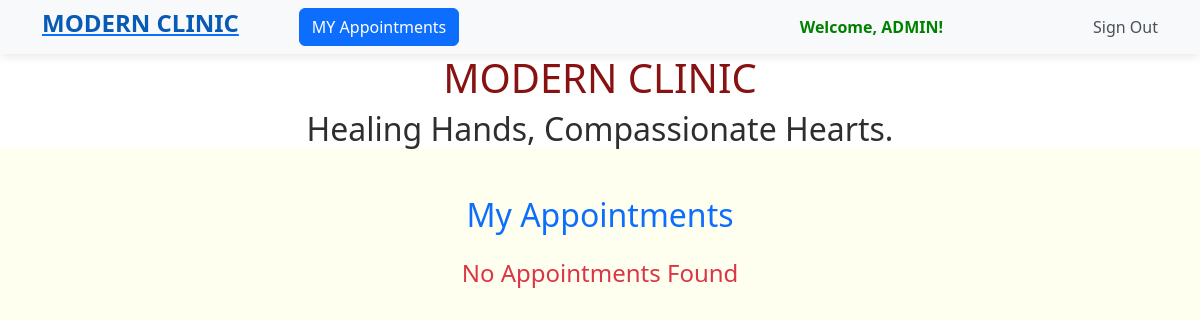
/my_appointments/ (signed in), run on an earlier commit of the app's database.
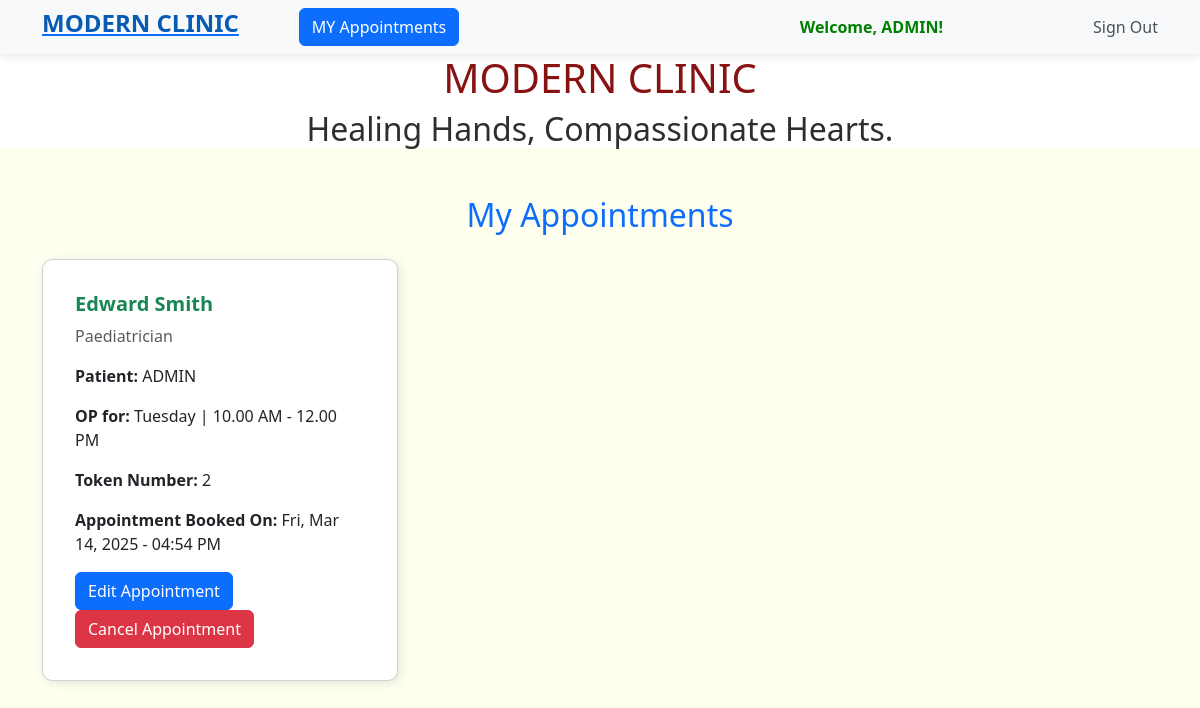
And on a later commit of the database.
### booking/models.py (models this page shows, shortened)
class Appointment(models.Model):
    user = models.ForeignKey(User,on_delete=models.CASCADE)
    contact_no = models.PositiveIntegerField(null=True)
    doctor = models.ForeignKey(TeamofDoctors,on_delete=models.CASCADE)
    token = models.OneToOneField(Token,on_delete=models.CASCADE)
    booking_datetime = models.DateTimeField(default=timezone.now)

class TeamofDoctors(models.Model):
    name = models.CharField(max_length=50,null=True,blank=True)
    specialization = models.CharField(max_length=50,null=True,blank=True)
    op_date = models.CharField(max_length=250,null=True,blank=True)

class Token(models.Model):
    doctor = models.ForeignKey(TeamofDoctors,on_delete=models.CASCADE)
    token_number = models.PositiveIntegerField()
    is_booked = models.BooleanField(default=False)

### booking/views.py (the view)
# urls.py: path('my_appointments/',views.view_appointments,name="my_appointments"),
@login_required
def view_appointments(request):
    appointments = Appointment.objects.filter(user=request.user)
    return render(request,"booking/my_appointments.html",{'appointments':appointments})

### booking/templates/booking/my_appointments.html (shortened to what this page needs)
<!DOCTYPE html>
{% extends 'booking/home.html'%}
{% block content %}
<html lang="en">
<head>
    <link rel="stylesheet" href="https://cdn.jsdelivr.net/npm/bootstrap@5.3.0/dist/css/bootstrap.min.css">
</head>
<body>
    <div class="container mt-5">
        <h2 class="text-center text-primary mb-4">My Appointments</h2>
        <div class="row">
            {% if appointments %}
                {% for appointment in appointments %}
                <div class="col-md-4 mb-4">
                    <div class="card appointment-card p-3">
                        <div class="card-body">
                            <h5 class="card-title text-success"><strong>{{ appointment.doctor.name }}</strong></h5>
                            <p class="text-muted">{{ appointment.doctor.specialization }}</p>
                            <p><strong>Patient:</strong> {{ appointment.user | upper}}</p>
                            <p><strong>OP for:</strong> {{ appointment.doctor.op_date}}</p>
                            <p><strong>Token Number:</strong> {{ appointment.token.token_number }}</p>
                            <p><strong>Appointment Booked On: </strong>{{ appointment.booking_datetime|date:"D, M d, Y - h:i A" }}</p>
                            <a href="{% url 'edit_appointment' appointment.doctor.id appointment.token.token_number %}"><button class="btn btn-primary">Edit Appointment</button></a>
                           <a href="{% url 'cancel_appointment' appointment.doctor.id appointment.token.token_number %}"><button class="btn btn-danger">Cancel Appointment</button></a>
                        </div>
                    </div>
                </div>
                {% endfor %}
            {% else %}
                <div class="col-12 text-center">
                    <h4 class="text-danger">No Appointments Found</h4>
                </div>
            {% endif %}
        </div>
    </div>
</body>
</html>
{% endblock %}

### booking/templates/booking/home.html (shortened to what this page needs)
<!DOCTYPE html>
<html lang="en">
<head>
    <link rel="stylesheet" href="https://cdn.jsdelivr.net/npm/bootstrap@5.3.0/dist/css/bootstrap.min.css">
     <link href="https://cdn.jsdelivr.net/npm/bootstrap@5.3.0/dist/css/bootstrap.min.css" rel="stylesheet">
</head>
   <nav class="navbar navbar-expand-lg">
    <div class="container">
         <a href="{% url 'home' %}"><h4 style="color: #085bb5;"><strong>MODERN CLINIC</strong></h4></a>
         <a href="{% url 'my_appointments' %}"><button class="btn btn-primary" style="margin-left: 60px;">MY Appointments</button></a>
        <div class="collapse navbar-collapse" id="navbarNav">
            <ul class="navbar-nav ms-auto">
                {% if user.is_authenticated %}
                    <li class="nav-item" style="margin-right: 150px;">
                        <span class="nav-item welcome-text"><strong style="color:green ;">Welcome, {{ user.username | upper}}!</strong></span>
                    </li>
                    <li class="nav-item">
                        <form method="post" action="{% url 'sign_out' %}" class="d-inline">
                            <button type="submit" class="nav-link btn btn-link" style="border: none; padding: 0; background: none;">
                                Sign Out
                            </button>
                        </form>
                    </li>
                {% endif %}
            </ul>
        </div>
    </div>
</nav>
<body style="background-color: ivory;">
    <div style="text-align: center;background-color: rgb(255, 255, 255);">
        <h1 style="color: rgb(136, 17, 17);">MODERN CLINIC</h1>
        <H2 style="color: rgb(46, 46, 46);font-family:inherit;">Healing Hands, Compassionate Hearts.</H2>
    </div>
    {% block content %}{% endblock %}
</body>
</html>

### booking/templates/booking/home.html (style rules this page uses)
body { background-color: #f1f3f5; }
.navbar { background-color: #f8f9fa !important; box-shadow: 0px 2px 10px rgba(0, 0, 0, 0.1); }
.nav-link { color: #495057 !important; transition: 0.3s; }
.welcome-text { font-weight: bold; color: #007bff; }

### booking/templates/booking/my_appointments.html (style rules this page uses)
body { background-color: #f8f9fa; }
.appointment-card { border-radius: 10px; box-shadow: 2px 2px 10px rgba(0, 0, 0, 0.1); transition: transform 0.3s ease-in-out; }

What changed in the data, as far as the page shows it:
added Appointment: doctor.name "Edward Smith", doctor.specialization "Paediatrician", user "ADMIN", doctor.op_date "Tuesday | 10.00 AM - 12.00 PM", token.token_number "2", booking_datetime "Fri, Mar 14, 2025 - 04:54 PM"
Also different on the page:
text no longer shown: "No Appointments Found"
